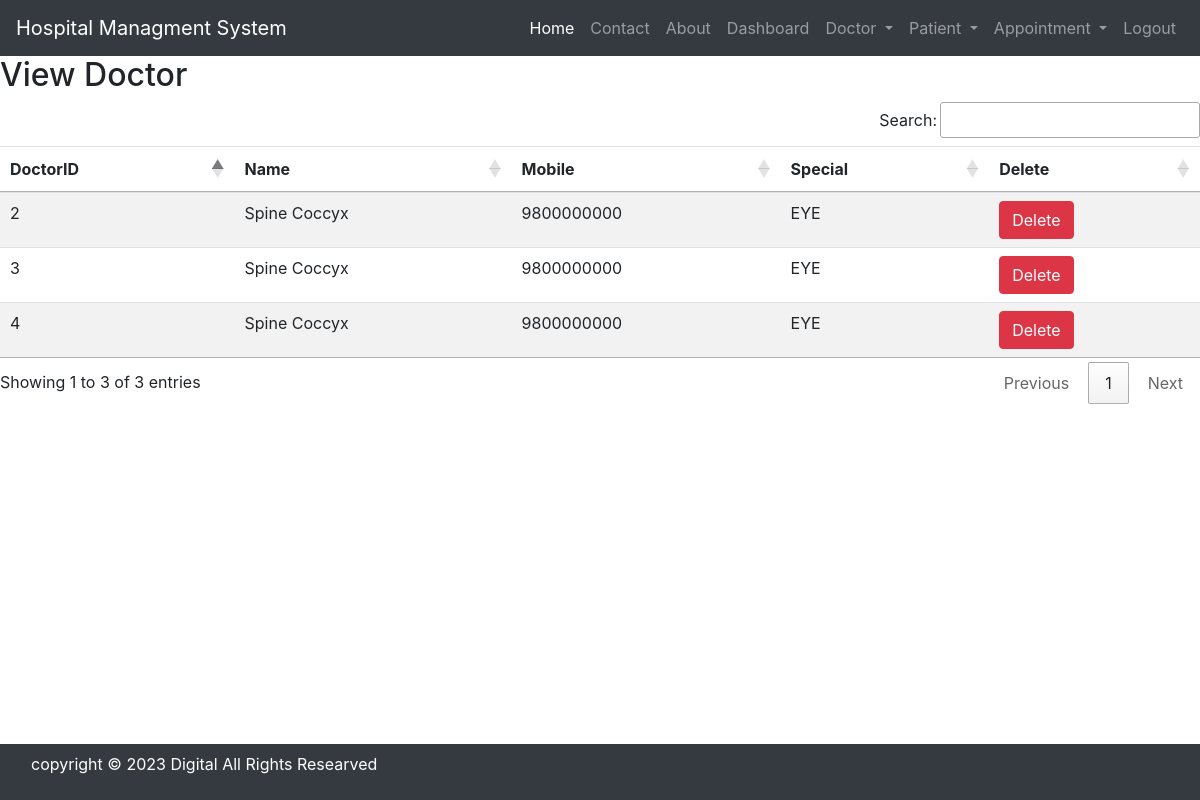
/view_doctor/ (signed in), run on the app's committed database.
### hospital/models.py (models this page shows)
class Doctor(models.Model):
    Name=models.CharField(max_length=100)
    Phone=models.IntegerField()
    Special=models.CharField(max_length=50)

### hospital/views.py (the view)
# urls.py: path('view_doctor/', views.View_doctor, name='view_doctor'),
def View_doctor(request):
    if not request.user.is_staff:
        return redirect('login')
    doc = Doctor.objects.all()
    d={'doc':doc}
    return render(request,'view_doctor.html',d)

### hospital/templates/view_doctor.html
{% include 'base.html' %}
{% load static %}
{% include 'navigation.html' %}
<div>
    <h2>View Doctor</h2>
    <table id="example" class="table table-striped">
        <thead>
            <tr>
                <th>DoctorID</th>
                <th>Name</th>
                <th>Mobile</th>
                <th>Special</th>
                <th>Delete</th>
            </tr>
        </thead>
        <tbody>
            {% for i in doc %}
            <tr>
                <td>{{i.id}}</td>
                <td>{{i.Name}}</td>
                <td>{{i.Phone}}</td>
                <td>{{i.Special}}</td>
                <td>
                    <a href="{% url 'delete_doctor' i.id %}" onclick="return confirm('Are you sure want to delete?')" class="btn btn-danger">Delete</a>
                </td>
            </tr>
            {% endfor%}
        </tbody>
    </table>
</div>
{% include 'footer.html' %}

### data on the page
Doctor: id "2", Name "Spine Coccyx", Phone "9800000000", Special "EYE"
Doctor: id "3", Name "Spine Coccyx", Phone "9800000000", Special "EYE"
Doctor: id "4", Name "Spine Coccyx", Phone "9800000000", Special "EYE"
